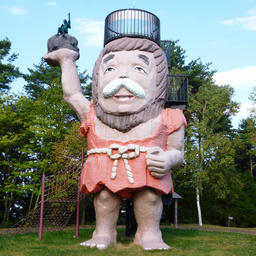
%> input picture tSVD/giant.png, 256 x 256 px
$ octave recontruct_image.m   (GNU Octave 9; MATLAB toolbox functions it lacks are replaced by stand-ins)
%> lines starting %> are read from the running program, lines starting %| are printed output that depends on the picture
### tSVD/tensor_completion.m
function X_result = tensor_completion(M, Omega, opts)
    [n1, n2, n3] = size(M);
    X = P_Omega(M, Omega);
    Z = zeros(n1, n2, n3);
    Q = zeros(n1, n2, n3);
    sizes = size(M);

    % Set default options

    %vrednosti za 'tol' sem vzela iz drugega algoritma (TNN), ki je že
    %implementiran
    tol = 1e-6;
    %to vrednost sem dala naključno
    max_iter = 200;
    %to sem dala kot v algoritmu tSVD na 3. strani (na samem začetku
    %strane)
    rho = prod(sizes(3:end));
    %to tudi ne vem na koju vrednost naj nastavim
    threshold = 5*((n1+n2)/2);

    %to za opts sem tudi samo vzela iz tega implementiranega algoritma
    % Update options if provided
    if nargin > 2 && ~isempty(opts)
        if isfield(opts, 'tol');         tol = opts.tol;              end
        if isfield(opts, 'max_iter');    max_iter = opts.max_iter;    end
        if isfield(opts, 'rho');         rho = opts.rho;              end
    end

    % Main loop
    for iter = 1:max_iter
        X_old = X;
        Z_old = Z;
        Q_old = Q;

        % Update X
        %Y = P_Omega(X_old - Z_old + Q_old, Omega);

        %
        %Y = P_Omega(X_old, Omega);

        %formula 8 na strani 5 in stran 3, odstavek 2
        X = update_X(X_old, Z_old, Q_old);

        %strana 5 - formula 9, ta del s frobeniusovo normo sem naredila
        %enako kot za 'update_X' (ne vem ce je to prav), del s
        %nuklearno normo - strana 3, Theorem 2.4.1.
        Z = update_Z(X, Z_old, Q_old, rho, threshold);

        % strana 5, formula 10
        Q = Q_old + (X - Z);

        % tudi to preverjanje pogoja sem samo vzela iz že implemetiranega
        % algoritma, ker ne vem kaj je pogoj tukaj
        if max(norm(X(:) - X_old(:)), norm(Z(:) - Z_old(:))) < tol
            break;
        end
    end

    X_result = X;
end


function X = update_X(Y, Z, Q)

    [U, S, V] = tSVD(Y - Z + Q);

    %ne vem kako po tSVD dobiti X!!!
    tempV(:,:,1)=V(:,:,1)';
    tempV(:,:,2)=V(:,:,3)';
    tempV(:,:,3)=V(:,:,2)';
    X = tprod(tprod(U,S),tempV);


    % [10 lines of commented-out code are left out]
end


function Z = update_Z(X, Z, Q, rho, threshold)
    % Transform to Fourier domain along the third mode - ker je napisano X
    % stresica, in enako za Z i Q - strana 5, odstavek 3
     X_fft = fft(X, [], 3);
     Z_fft = fft(Z, [], 3);
     Q_fft = fft(Q, [], 3);


    %prvi del s nuklearno normo

    [U, S, V] = tSVD(Z_fft);


    S_threshold = max(S - threshold, 0);

    tempV(:,:,1)=V(:,:,1)';
    tempV(:,:,2)=V(:,:,3)';
    tempV(:,:,3)=V(:,:,2)';
    Z_new = tprod(tprod(U,S_threshold),tempV);

    nuclear = sum(Z_new);

    %drugi del - frobenius

    [U, S, V] = tSVD(Z_fft - (X_fft + Q_fft));
    tempV(:,:,1)=V(:,:,1)';
    tempV(:,:,2)=V(:,:,3)';
    tempV(:,:,3)=V(:,:,2)';
    Z_fro = tprod(tprod(U,S),tempV);

    Z_temp = 1/rho * nuclear + 0.5 * Z_fro;

    % Perform the inverse Fourier transform to get Z
    Z = ifftn(Z_temp);


end


%projection of known values
function Y = P_Omega(X, omega)
    Y = X .* omega;
end

% function Y = tTranspose(X)
%     % Transpose tensor X along the third mode
%     Y = permute(X, [1, 3, 2]);
% end

### tSVD/tSVD.m
function [U, S, V] = tSVD(M)
    % Input: M ∈ R^(n_1 x n_2...x n_N)
    % rho = n_3*n_4*...*n_N

    % Extract dimensions
    sizes = size(M);
    N = numel(sizes);
    rho = prod(sizes(3:end));

    % Step 1: Apply FFT along dimensions 3 to N
    for i = 3:N
        D = fft(M, [], i);
    end


    U_1 = zeros(sizes);
    S_1 = zeros(sizes);
    V_1 = zeros(sizes);

    for i = 1:rho

        [U, S, V] = svd(D(:, :, i), 'econ');

        % Store results
        U_1(:, :, i) = U;
        S_1(:, :, i) = S;
        V_1(:, :, i) = V;
    end

    % Step 3: Apply IFFT along dimensions 3 to ρ
    for i = 3:rho
        U = ifft(U_1, [], i);
        S = ifft(S_1, [], i);
        V = ifft(V_1, [], i);
    end

    [U, S, V];
end

### tSVD/tprod.m
function C = tprod(A,B)

% Tensor-tensor product of two 3 way tensors: C = A*B
% A - n1*n2*n3 tensor
% B - n2*l*n3  tensor
% C - n1*l*n3  tensor
%
% version 2.0 - 09/10/2017
%
% Written by Canyi Lu (canyilu@gmail.com)
%
%
% References:
% Canyi Lu, Tensor-Tensor Product Toolbox. Carnegie Mellon University.
% June, 2018. https://github.com/canyilu/tproduct.
%
% Canyi Lu, Jiashi Feng, Yudong Chen, Wei Liu, Zhouchen Lin and Shuicheng
% Yan, Tensor Robust Principal Component Analysis with A New Tensor Nuclear
% Norm, arXiv preprint arXiv:1804.03728, 2018
%

[n1,n2,n3] = size(A);
[m1,m2,m3] = size(B);

if n2 ~= m1 || n3 ~= m3
    error('Inner tensor dimensions must agree.');
end

A = fft(A,[],3);
B = fft(B,[],3);
C = zeros(n1,m2,n3);

% first frontal slice
C(:,:,1) = A(:,:,1)*B(:,:,1);
% i=2,...,halfn3
halfn3 = round(n3/2);
for i = 2 : halfn3
    C(:,:,i) = A(:,:,i)*B(:,:,i);
    C(:,:,n3+2-i) = conj(C(:,:,i));
end

% if n3 is even
if mod(n3,2) == 0
    i = halfn3+1;
    C(:,:,i) = A(:,:,i)*B(:,:,i);
end
C = ifft(C,[],3);

### tSVD/recontruct_image.m
clear
X = double(imread('giant.png'));
X = X/255;
maxP = max(abs(X(:)));
%> maxP = 0.996
[n1,n2,n3] = size(X);
%> n1 = 256; n2 = 256; n3 = 3


% % Inicijalizacija tensora omega
% omega = zeros(size(X));
%
% % Ručno označavanje prisutnih regiona slike
% imshow(X); % Prikazuje sliku radi ručnog označavanja
% h = drawfreehand; % Alat za ručno označavanje regiona slike
% roi = createMask(h); % Kreira masku označenih regiona
% omega(roi) = 1; % Postavlja vrednosti u tensoru omega na 1 za označene regione
%
% % Konverzija u binarni tensor
% omega = logical(omega);


figure(1)
imshow(X)

p = 0.4; % sampling rate

omega = find(rand(n1*n2*n3,1)<p);
M = zeros(n1,n2,n3);
M(omega) = X(omega);
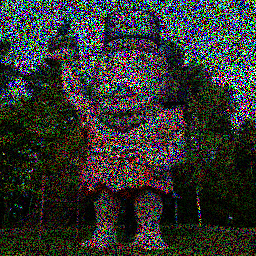
%> M: size 256x256x3 double; mean R, G, B 0.198, 0.206, 0.189

omega2 = zeros(n1,n2,n3);
Iones = ones(n1,n2,n3);
omega2(omega) = Iones(omega);
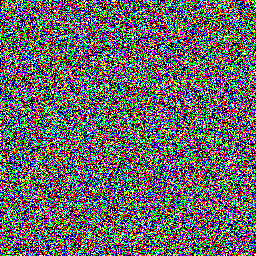
%> omega2: size 256x256x3 double; mean R, G, B 0.403, 0.402, 0.401

figure(2)
imshow(M)
opts.DEBUG = 1;

X_rez = tensor_completion(M,omega2,opts);
%> (the run ends here)
